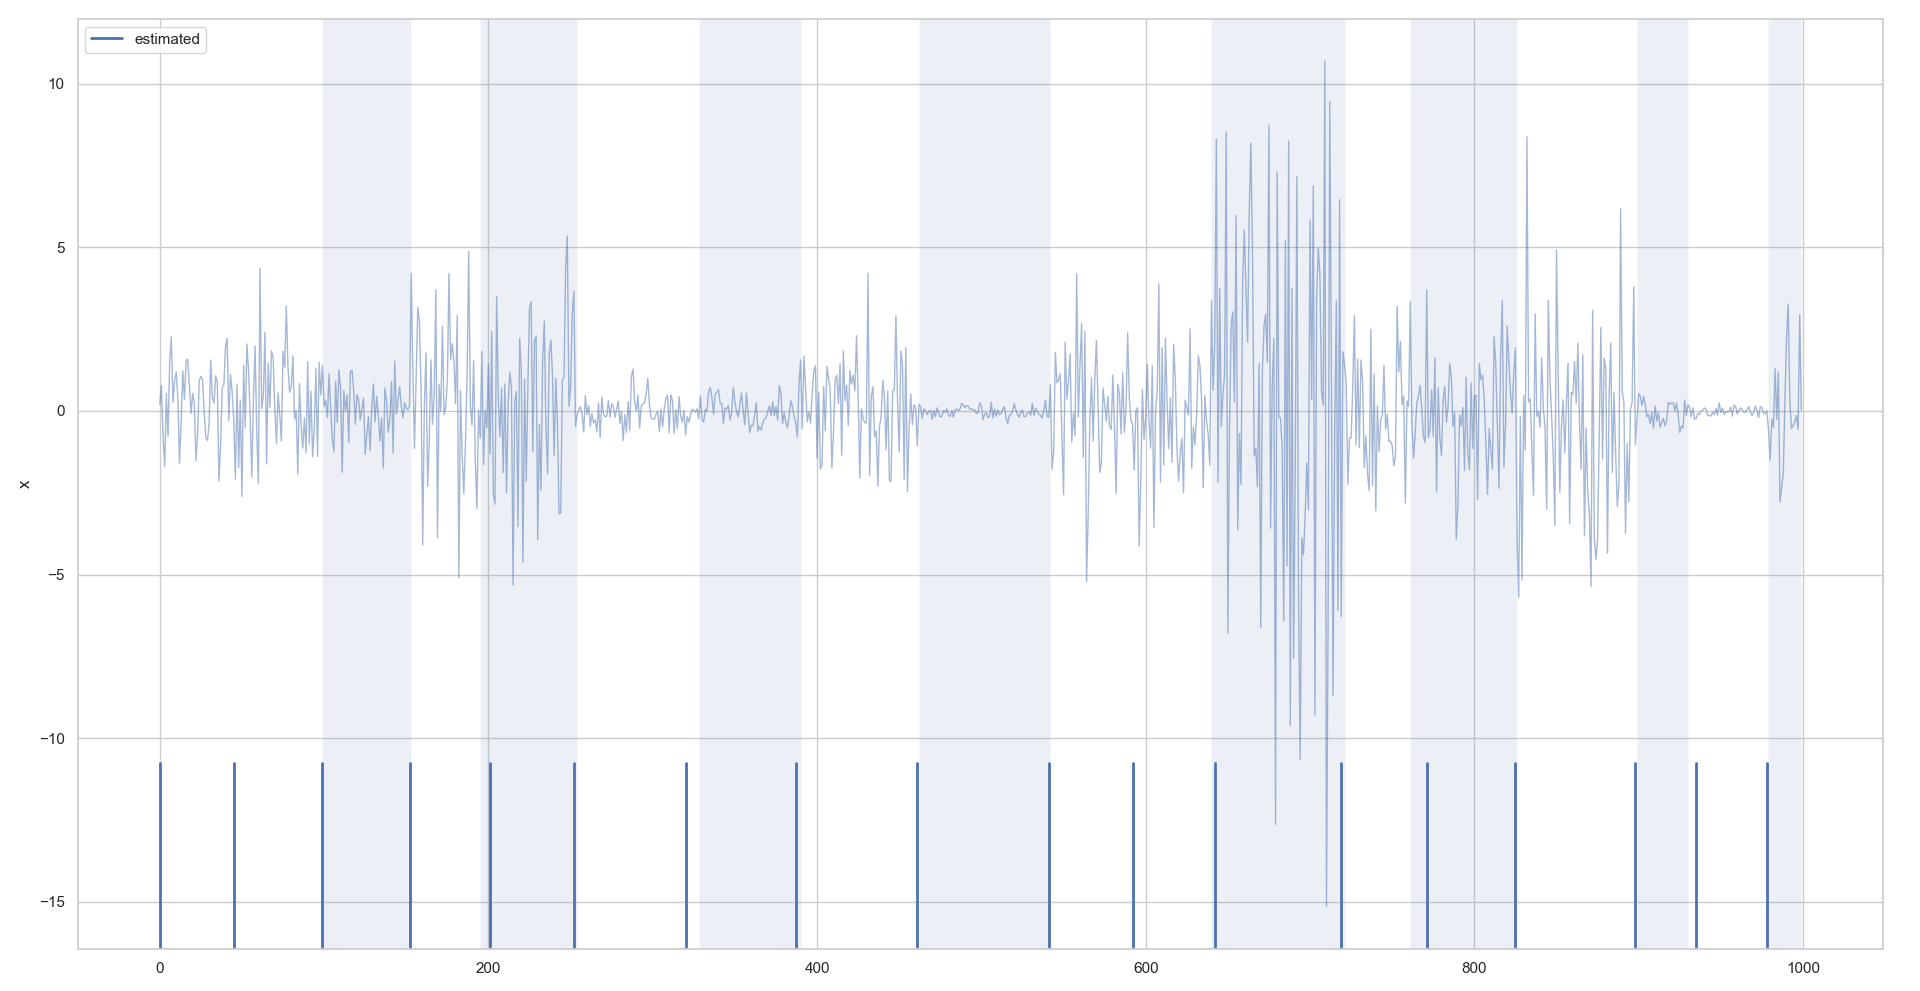

This figure's Python source:
from AnomalyTimeSeries import AnomalyTimeSeries
from AnomalyDetection import AnomalyDetection

import numpy as np
np.set_printoptions(precision=3, suppress=True)
import numpy.typing as npt
import pandas as pd
import seaborn as sns
import matplotlib.pyplot as plt
sns.set_theme(style="whitegrid")
import itertools
import time

"""
Implementaiton of this paper:
    Optimal detection of changepoints with a linear computational cost
    https://www.jstor.org/stable/23427357

課題:
    - 正則化項の強さbetaの選択
    - コストCの選択
        - 尤度関数が汎用的に使えるのかは疑問
"""

class OptimalPartition(AnomalyDetection):
    def __init__(self, timeseries: npt.ArrayLike):
        super().__init__(timeseries)

    def fit(self):
        for tau_ast in range(1,self.n):
            obj = [self.F[tau] + self.C(tau+1, tau_ast) + self.beta \
                    for tau in range(tau_ast)]
            tau_prime = np.argmin(obj)
            self.F[tau_ast] = obj[tau_prime]
            self.change_points_array[tau_ast] = \
                np.append(self.change_points_array[tau_prime], tau_prime)

            # print(f"tau_ast: {tau_ast}")
            # print(f"obj: {obj}")
            # print(f"tau_prime: {tau_prime}")
            # print(f"self.F: {self.F}")
            # print(self.change_points_array[tau_ast])
            # print("---\n")


if __name__ == '__main__':

    n = 1000

    ts = AnomalyTimeSeries(n)
    x = ts.getTimeSeries()

    ad = OptimalPartition(x)
    start = time.time()
    ad.fit()
    end = time.time()

    df = pd.DataFrame(data={
        'x': x,
        'change_points_flg': ts.getChangePointsFlg(),
        'estimated_change_points_flg': ad.getChangePointsFlg(),
        })

    print(ts.getChangePoints())
    print(ad.getChangePoints())
    print(ts.getDeviations())

    print(f"elapsed time: {end - start}")

    sns.lineplot(data=df['x'], linewidth=1, alpha = 0.5)


    for i, (cp1, cp2) in enumerate(itertools.pairwise(ts.getChangePoints())):
        if i % 2:
            plt.axvspan(xmin=cp1, xmax=cp2, alpha = 0.1)
        # else:
        #     plt.axvspan(xmin=cp1, xmax=cp2, alpha = 0.1, color = "lightgray")

    cp = ad.getChangePoints()[0]
    plt.axvline(x=cp, ymin=0.0, ymax=0.2, linewidth=2, linestyle='solid', label = 'estimated')
    for cp in ad.getChangePoints()[1:]:
        plt.axvline(x=cp, ymin=0.0, ymax=0.2, linewidth=2, linestyle='solid')




    plt.legend()
    plt.show()
